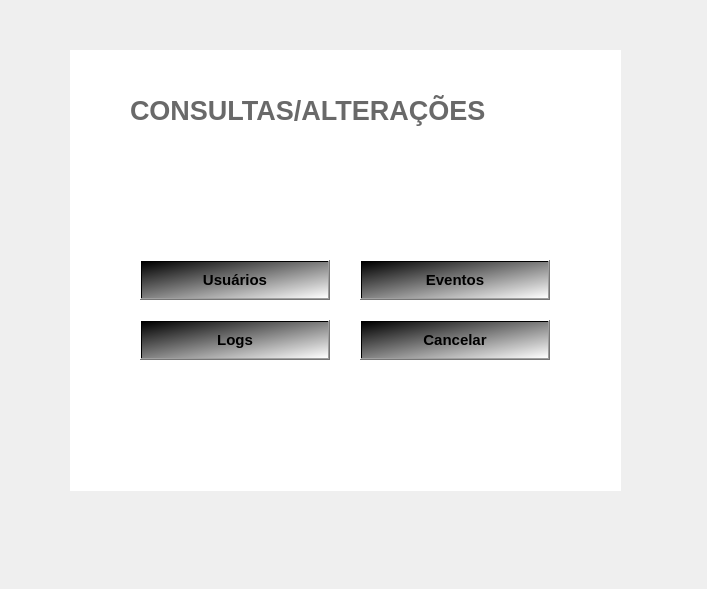
<?xml version="1.0" encoding="UTF-8"?>
<ui version="4.0">
 <class>Form</class>
 <widget class="QWidget" name="Form">
  <property name="geometry">
   <rect>
    <x>0</x>
    <y>0</y>
    <width>707</width>
    <height>589</height>
   </rect>
  </property>
  <property name="windowTitle">
   <string>Form</string>
  </property>
  <widget class="QWidget" name="widget" native="true">
   <property name="geometry">
    <rect>
     <x>40</x>
     <y>20</y>
     <width>941</width>
     <height>491</height>
    </rect>
   </property>
   <property name="styleSheet">
    <string notr="true">

QPushButton#pushButton{
background-color: qlineargradient(spread:pad, x1:0, y1:0.505682, x2:1, y2:0.477, stop:0 rgba(236, 141, 26, 219), stop: 1 rgba(160, 96, 18, 180));
color:rgba(255,255,255,210);
border-radius:5px;
}

QPushButton#pushButton_2, #pushButton_3, #pushButton_4, #pushButton_5{
background-color: rgba(0,0,0,0);
color: rgba(85,98,112,255);
}


QPushButton#pushButton_2:hover,#pushButton_3:hover, #pushButton_4:hover, #pushButton_5:hover {
color: rgba(131,96,53,255);
}


QPushButton#pushButton_2:pressed, #pushButton_3:pressed, #pushButton_4:pressed, #pushButton_5:pressed{
padding-left: 5px;
padding-top:5px;
background-color:rgba(0,0,0,0);
}

QPushButton#pushButton:hover{
background-color: qlineargradient(spread:pad, x1:0, y1:0.505682, x2:1, y2:0.477, stop:0 rgba(0, 71, 135, 219), stop: 1 rgba(85, 81, 84, 226));
}

QPushButton#pushButton:pressed{
padding-left:5px;
padding-top:5px;
background-color: rgba(150, 123, 111, 255)
}
</string>
   </property>
   <widget class="QLabel" name="label">
    <property name="geometry">
     <rect>
      <x>30</x>
      <y>30</y>
      <width>551</width>
      <height>441</height>
     </rect>
    </property>
    <property name="styleSheet">
     <string notr="true">background-color: rgb(255, 255, 255);</string>
    </property>
    <property name="text">
     <string/>
    </property>
   </widget>
   <widget class="QWidget" name="widget_2" native="true">
    <property name="geometry">
     <rect>
      <x>10</x>
      <y>0</y>
      <width>611</width>
      <height>501</height>
     </rect>
    </property>
    <property name="styleSheet">
     <string notr="true">

QPushButton#pushButton{
background-color: qlineargradient(spread:pad, x1:0, y1:0.505682, x2:1, y2:0.477, stop:0 rgba(236, 141, 26, 219), stop: 1 rgba(160, 96, 18, 180));
color:rgba(255,255,255,210);
border-radius:5px;
}

QPushButton#pushButton_2, #pushButton_3, #pushButton_4, #pushButton_5{
background-color: rgba(0,0,0,0);
color: rgba(85,98,112,255);
}


QPushButton#pushButton_2:hover,#pushButton_3:hover, #pushButton_4:hover, #pushButton_5:hover {
color: rgba(131,96,53,255);
}


QPushButton#pushButton_2:pressed, #pushButton_3:pressed, #pushButton_4:pressed, #pushButton_5:pressed{
padding-left: 5px;
padding-top:5px;
background-color:rgba(0,0,0,0);
}

QPushButton#pushButton:hover{
background-color: qlineargradient(spread:pad, x1:0, y1:0.505682, x2:1, y2:0.477, stop:0 rgba(0, 71, 135, 219), stop: 1 rgba(85, 81, 84, 226));
}

QPushButton#pushButton:pressed{
padding-left:5px;
padding-top:5px;
background-color: rgba(150, 123, 111, 255)
}
</string>
    </property>
    <widget class="QPushButton" name="pushButton_3">
     <property name="geometry">
      <rect>
       <x>90</x>
       <y>240</y>
       <width>190</width>
       <height>40</height>
      </rect>
     </property>
     <property name="font">
      <font>
       <pointsize>11</pointsize>
       <weight>75</weight>
       <bold>true</bold>
      </font>
     </property>
     <property name="styleSheet">
      <string notr="true">
background: qlineargradient(x1: 0, y1: 0, x2: 1, y2: 1, stop: 0 #000000, stop: 0.5 #808080, stop: 1 #FFFFFF);
color: black;
</string>
     </property>
     <property name="text">
      <string>Usuários</string>
     </property>
    </widget>
    <widget class="QPushButton" name="pushButton_6">
     <property name="geometry">
      <rect>
       <x>310</x>
       <y>240</y>
       <width>190</width>
       <height>40</height>
      </rect>
     </property>
     <property name="font">
      <font>
       <pointsize>11</pointsize>
       <weight>75</weight>
       <bold>true</bold>
      </font>
     </property>
     <property name="styleSheet">
      <string notr="true">
background: qlineargradient(x1: 0, y1: 0, x2: 1, y2: 1, stop: 0 #000000, stop: 0.5 #808080, stop: 1 #FFFFFF);
color: black;
</string>
     </property>
     <property name="text">
      <string>Eventos</string>
     </property>
    </widget>
    <widget class="QPushButton" name="pushButton_4">
     <property name="geometry">
      <rect>
       <x>90</x>
       <y>300</y>
       <width>190</width>
       <height>40</height>
      </rect>
     </property>
     <property name="font">
      <font>
       <pointsize>11</pointsize>
       <weight>75</weight>
       <bold>true</bold>
      </font>
     </property>
     <property name="styleSheet">
      <string notr="true">
background: qlineargradient(x1: 0, y1: 0, x2: 1, y2: 1, stop: 0 #000000, stop: 0.5 #808080, stop: 1 #FFFFFF);
color: black;
</string>
     </property>
     <property name="text">
      <string>Logs</string>
     </property>
    </widget>
    <widget class="QPushButton" name="pushButton_5">
     <property name="geometry">
      <rect>
       <x>310</x>
       <y>300</y>
       <width>190</width>
       <height>40</height>
      </rect>
     </property>
     <property name="font">
      <font>
       <pointsize>11</pointsize>
       <weight>75</weight>
       <bold>true</bold>
      </font>
     </property>
     <property name="styleSheet">
      <string notr="true">
background: qlineargradient(x1: 0, y1: 0, x2: 1, y2: 1, stop: 0 #000000, stop: 0.5 #808080, stop: 1 #FFFFFF);
color: black;
</string>
     </property>
     <property name="text">
      <string>Cancelar</string>
     </property>
    </widget>
   </widget>
   <widget class="QLabel" name="label_4">
    <property name="geometry">
     <rect>
      <x>90</x>
      <y>70</y>
      <width>451</width>
      <height>40</height>
     </rect>
    </property>
    <property name="font">
     <font>
      <pointsize>20</pointsize>
      <weight>75</weight>
      <bold>true</bold>
     </font>
    </property>
    <property name="styleSheet">
     <string notr="true">color:rgba(0, 0, 0, 150)</string>
    </property>
    <property name="text">
     <string>CONSULTAS/ALTERAÇÕES</string>
    </property>
   </widget>
  </widget>
 </widget>
 <resources/>
 <connections/>
</ui>
